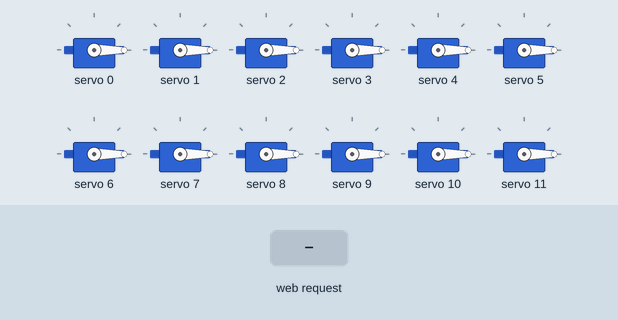
Recording of a sketch running on a simulated ESP32. On the bench: 12 × servo. The test bench sets the inputs (shaded band). WiFi joins after 1.5 s; servers stay silent unless stated; what the sketch prints to the serial monitor is not drawn.

Above: at 2.7 s.
2.8 s: HTTP request GET /servo?do=all received
At 4.18 s:
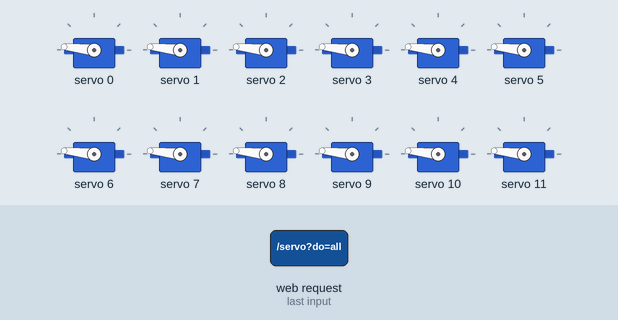
5.8 s: HTTP request GET /servo received
At 8.2 s:
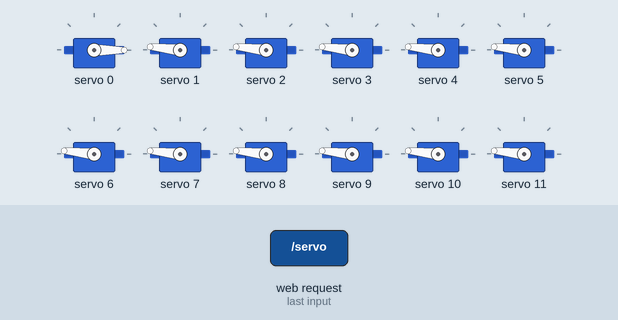
8.8 s: HTTP request GET /servo?do=1 received
At 9.1 s:
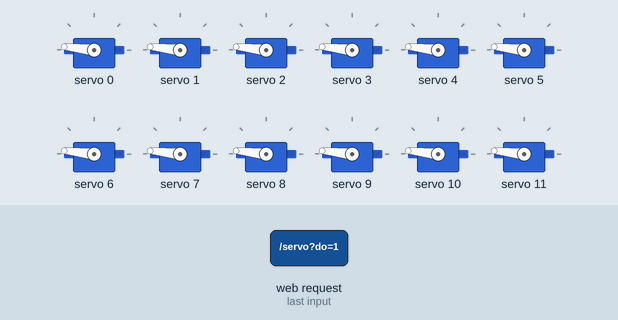
10.3 s: HTTP request GET /servo?do=0 received
At 11.4 s:
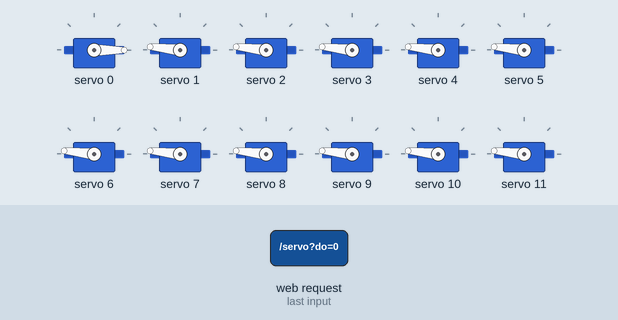
Timing chart, 0 to 12.8 s (numbered marks = the images above; inputs shaded):
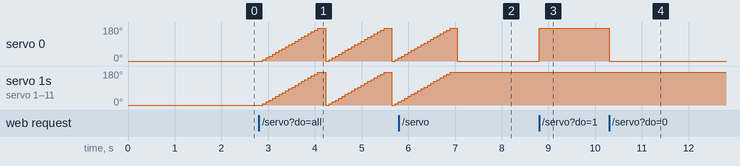

The sketch:

sketch_web_basic.ino
```cpp
// (licence header left out)
////////////////////// PCA9685 settings started
#include <Wire.h>

#include <Adafruit_PWMServoDriver.h>

// called this way, it uses the default address 0x40
Adafruit_PWMServoDriver board1 = Adafruit_PWMServoDriver(0x40);
Adafruit_PWMServoDriver board2 = Adafruit_PWMServoDriver(0x41);
int maximumServo = 32;//how many servos are connected

// Depending on your servo make, the pulse width min and max may vary, you
// want these to be as small/large as possible without hitting the hard stop
// for max range. You'll have to tweak them as necessary to match the servos you
// have!
// Watch video V1 to understand the two lines below: http://youtu.be/y8X9X10Tn1k
#define SERVOMIN  125 // this is the 'minimum' pulse length count (out of 4096)
#define SERVOMAX  575 // this is the 'maximum' pulse length count (out of 4096)

int servoAngle =0;
int servoStep = 10;

int stepDelay = 50;// 50 milliseconds
int servoAngleMin =0;
int servoAngleMax = 180;

// minimum angle of each servo
int allServoMin[]={
      0,    0,    0,    0,    0,    0,    0,    0,// 1 to 8
      0,    0,    0,    0,    0,    0,    0,    0,//9 to 16
      0,    0,    0,    0,    0,    0,    0,    0,//17 to 24
      0,    0,    0,    0,    0,    0,    0,    0};//25 to 32

//maximum value of each servo
int allServoMax[]={
      180,    180,    180,    180,    180,    180,    180,    180,// 1 to 8
      180,    180,    180,    180,    180,    180,    180,    180,//9 to 16
      180,    180,    180,    180,    180,    180,    180,    180,//17 to 24
      180,    180,    180,    180,    180,    180,    180,    180};//25 to 32

// initial position of servos
int allServoPosition[] ={
      0,    0,    0,    0,    0,    0,    0,    0,// 1 to 8
      0,    0,    0,    0,    0,    0,    0,    0,//9 to 16
      0,    0,    0,    0,    0,    0,    0,    0,//17 to 24
      0,    0,    0,    0,    0,    0,    0,    0};//25 to 32

int servoNumber = 100;//servo to move
int buttonPushed =0;
int allServo =0;

void handleServo();//this is prototype of function defined at the end of this code
int angleToPulse(int ang); //this is prototype of function defined at the end of this code
////////////////////////PCA9685 ended

//#include "PCA9684_32Servo_ESP32.h"

#include <WiFi.h>
#include <WiFiClient.h>
#include <WebServer.h>
#include <ESPmDNS.h>

const char *ssid = "Your WiFi SSID";
const char *password = "Your WiFi Password";

WebServer server(80);

const int led = 13;


/////////////////////////////////////
void handleRoot() {
  String HTML_page = "<!DOCTYPE html><html><head><title>Servo Control</title></head><body>";

  if (allServo) {
    HTML_page.concat("<div class=\"btn\"><a class=\"angleButton colorAll\"  href=\"/servo?do=stop\">Stop Servo</a></div>");
  } else {
    HTML_page.concat("<div class=\"btn\"><a class=\"angleButton colorAll\"  href=\"/servo?do=all\">All Servo</a></div>");
  }

  for (int i = 0; i < maximumServo; i++) {
    HTML_page.concat("<div class=\"btn\"><a class=\"angleButton colorBtn\"  href=\"/servo?move=");
    HTML_page.concat(i);
    HTML_page.concat("\">Servo ");
    HTML_page.concat(i + 1);
    HTML_page.concat("</a></div>");
  }

  HTML_page.concat("</body></html>");
  server.send(200, "text/html", HTML_page);
}
void handleNotFound() {
  digitalWrite(led, 1);
  String message = "File Not Found\n";
  message += "URI: ";
  message += server.uri();
  message += "\nMethod: ";
  message += (server.method() == HTTP_GET) ? "GET" : "POST";
  message += "\nArguments: ";
  message += server.args();

  for (uint8_t i = 0; i < server.args(); i++) {
    message += " " + server.argName(i) + ": " + server.arg(i) + "\n";
  }

  server.send(404, "text/plain", message);
  digitalWrite(led, 0);
}


void setup() {
	//Watch video explanation for this https://youtu.be/bvqfv-FrrLM
  board1.begin();
  board2.begin();
  board1.setPWMFreq(60);  // Analog servos run at ~60 Hz updates
  board2.setPWMFreq(60);
  //initial position of all servos
  for(int i=0; i < maximumServo; i++) {
    if(i < 16)
    {
      board1.setPWM(i, 0, angleToPulse(allServoPosition[i]) );
    }else{
      board2.setPWM(i-15, 0, angleToPulse(allServoPosition[i]) );
    }
  }//for end

    Serial.begin(115200);
    Serial.println("32 channel Servo test!");


  //Servo control using ESP32 from Robojax.com

  WiFi.mode(WIFI_STA);
  WiFi.begin(ssid, password);
  Serial.println("");


  // Wait for connection
  while (WiFi.status() != WL_CONNECTED) {
    delay(500);
    Serial.print(".");
  }

  Serial.println("");
  Serial.print("Connected to ");
  Serial.println(ssid);
  Serial.print("IP address: ");
  Serial.println(WiFi.localIP());


  if (MDNS.begin("robojaxESP32")) {
    Serial.print("MDNS responder started at http://");
    Serial.println("robojaxESP32");
  }

  server.on("/", handleRoot);
  server.on("/servo", HTTP_GET, handleServo);

  server.onNotFound(handleNotFound);
  server.begin();
  Serial.println("HTTP server started");
}

void loop() {
	server.handleClient();
  if(allServo ){

    for( int angle =servoAngleMin; angle <= servoAngleMax; angle +=servoStep){
      for(int i=0; i<16; i++)
        {

            board2.setPWM(i, 0, angleToPulse(angle) );
            board1.setPWM(i, 0, angleToPulse(angle) );
        }
        delay(stepDelay);
    }

// robojax PCA9865 32 channel Servo control
  delay(100);

  }//if pushed
  if(false){
  Serial.print("Servo #");
  Serial.print (servoNumber);
  Serial.print(" Angle ");
  Serial.println(allServoPosition[servoNumber]);
  }


  if( buttonPushed && (servoNumber >=0 && servoNumber < maximumServo) ){
    if(servoNumber < 16)
    {
      board1.setPWM(servoNumber, 0, angleToPulse(allServoPosition[servoNumber]) );
    }else{
      board2.setPWM(servoNumber-15, 0, angleToPulse(allServoPosition[servoNumber]) );
    }
  }

   buttonPushed =0;
}


/*
 * handleServo()
 * update the buttonPushed varialbe
 * returns nothing
 * Written by Ahmad Shamshiri on Dec 29, 2019
 * www.Robojax.com
 * http://youTube.com/robojaxTV
 */
void handleServo() {
	//Watch video explanation for this https://youtu.be/bvqfv-FrrLM
  if(server.arg("do") == "all" )
  {
    allServo =1;

  }else{
    allServo =0;
  }
   int servoNumberRequested= server.arg("move").toInt();

  if(servoNumberRequested >=0 && servoNumberRequested < maximumServo)
  {

    buttonPushed = 1;
    if(allServoPosition[servoNumberRequested] == allServoMin[servoNumberRequested] ) {
     allServoPosition[servoNumberRequested] = allServoMax[servoNumberRequested];
    }else{
     allServoPosition[servoNumberRequested] = allServoMin[servoNumberRequested];
    }
    servoNumber =servoNumberRequested;
  }

  handleRoot();
}//handleServo() end


/*
 * angleToPulse(int ang)
 * gets angle in degree and returns the pulse width
 * also prints the value on seial monitor
 * written by Ahmad Shamshiri for Robojax, Robojax.com
 */
int angleToPulse(int ang){
   int pulse = map(ang,0, 180, SERVOMIN,SERVOMAX);// map angle of 0 to 180 to Servo min and Servo max
   //Serial.print("Angle: ");Serial.print(ang);
   //Serial.print(" pulse: ");Serial.println(pulse);
   return pulse;
}
```

Measured:
- after the input at 2.8 s, servo 0–11: 0° → 6° after 0.09 s, then repeats every 1.4 s: 16° 0.07 s, 26° 0.07 s, 36° 0.07 s, 46° 0.07 s, 56° 0.07 s, 66° 0.07 s, 75° 0.07 s, 85° 0.07 s, 95° 0.07 s, 105° 0.07 s, 115° 0.07 s, 125° 0.07 s, 135° 0.07 s, 145° 0.07 s, 154° 0.07 s, 164° 0.07 s, 174° 0.17 s, 0° 0.07 s, 6° 0.07 s
- after the input at 5.8 s, servo 0: goes on until 7.0 s, then stays 0°; servo 1–11: goes on until 6.9 s, then stays 174°
- after the input at 8.8 s, servo 0: 0° → 174° at once
- after the input at 10.3 s, servo 0: 174° → 0° at once
